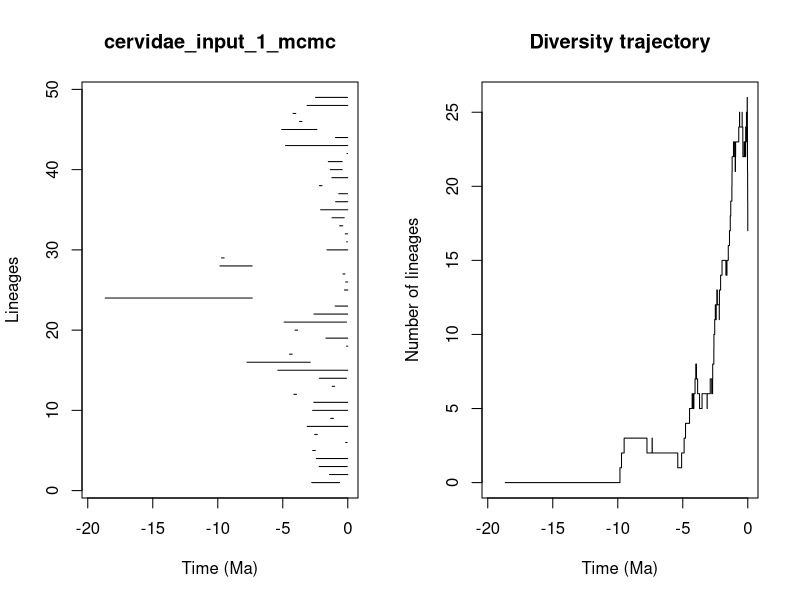

Generate this figure with R:


pdf(file='/Users/tobias/Documents/Sweden/PhD/rise_and_fall/longevity_analyses/mammals/families/cervidae_pyrate_mcmc_logs/cervidae_input_1_mcmc_LTT.pdf',width=0.6*20, height=0.6*10)
title = "cervidae_input_1_mcmc"
ts=c(2.77308350277, 1.40748435037,2.19560431788,2.42727420688,2.69794984704,0.164565736003,2.54368435589,3.12057770457,1.30868961188,2.70518317712,2.61031187588,4.14413662657,1.20238292957,2.18904136681,5.38538399915,7.75414157861,4.47932056296,0.0928169376987,1.68294459212,4.05525964129,4.89606374287,2.60411537302,0.968306058771,18.6567564519,0.259115586149,0.163020073038,0.376352017973,9.8323933385,9.71263977872,1.60073317859,0.0870951128682,0.191989778966,0.624106933406,1.21355512987,2.09003281032,0.935157420386,0.693819030506,2.18064839074,1.22304370387,1.34586664826,1.50021451138,0.0642440413012,4.78797041527,0.947177346814,5.08864845323,3.71120660607,4.20998588604,3.1294014752,2.47984847476)
te=c(0.635955163118, 0.0,0.0367137120559,0.0,2.49748337559,0.0463507432033,2.33981721435,0.0,1.09989732313,0.00810280929145,0.00216450576819,3.94466983452,1.01401539591,0.102984931187,0.0,2.88876721029,4.27834338611,0.0,0.0,3.85854383731,0.100736491276,0.0,0.0,7.34645820021,0.0,0.0,0.218169473659,7.35921877623,9.51005486895,0.0,0.0300492199872,0.0118691279979,0.381765139558,0.276267580712,0.0,0.0,0.0231756550634,1.9805753236,0.0,0.434432286638,0.431562355948,0.0221102297541,0.0,0.0,2.37954989823,3.51761813276,4.00039895899,0.0,0.0238526843125)
div_traj=c(0, 1,2,3,2,3,2,1,2,3,4,5,6,5,6,7,8,7,6,5,6,5,6,7,6,7,8,9,10,11,12,11,12,13,12,11,12,13,14,15,14,15,16,17,18,19,20,21,22,23,22,21,22,23,24,25,24,25,24,23,22,23,22,23,22,23,24,25,24,23,24,25,26,25,24,23,22,21,20,19,18,17,17,17,17,17,17,17,17,17,17,17,17,17,17,17,17,17)
time_events=c(18.6567564519, 9.8323933385,9.71263977872,9.51005486895,7.75414157861,7.35921877623,7.34645820021,5.38538399915,5.08864845323,4.89606374287,4.78797041527,4.47932056296,4.27834338611,4.20998588604,4.14413662657,4.05525964129,4.00039895899,3.94466983452,3.85854383731,3.71120660607,3.51761813276,3.1294014752,3.12057770457,2.88876721029,2.77308350277,2.70518317712,2.69794984704,2.61031187588,2.60411537302,2.54368435589,2.49748337559,2.47984847476,2.42727420688,2.37954989823,2.33981721435,2.19560431788,2.18904136681,2.18064839074,2.09003281032,1.9805753236,1.68294459212,1.60073317859,1.50021451138,1.40748435037,1.34586664826,1.30868961188,1.22304370387,1.21355512987,1.20238292957,1.09989732313,1.01401539591,0.968306058771,0.947177346814,0.935157420386,0.693819030506,0.635955163118,0.624106933406,0.434432286638,0.431562355948,0.381765139558,0.376352017973,0.276267580712,0.259115586149,0.218169473659,0.191989778966,0.164565736003,0.163020073038,0.102984931187,0.100736491276,0.0928169376987,0.0870951128682,0.0642440413012,0.0463507432033,0.0367137120559,0.0300492199872,0.0238526843125,0.0231756550634,0.0221102297541,0.0118691279979,0.00810280929145,0.00216450576819,0.0,0.0,0.0,0.0,0.0,0.0,0.0,0.0,0.0,0.0,0.0,0.0,0.0,0.0,0.0,0.0,0.0)
				par(mfrow=c(1,2))
				L = length(ts)
				plot(ts, 1:L , xlim=c(-max(ts)-1,0), pch=20, type="n", main=title,xlab="Time (Ma)",ylab="Lineages")
				for (i in 1:L){segments(x0=-te[i],y0=i,x1=-ts[i],y1=i)}	
				t = -time_events
				plot(div_traj ~ t,type="s", main = "Diversity trajectory",xlab="Time (Ma)",ylab="Number of lineages",xlim=c(-max(ts)-1,0))
				abline(v=c(65,200,251,367,445),lty=2,col="gray")
				